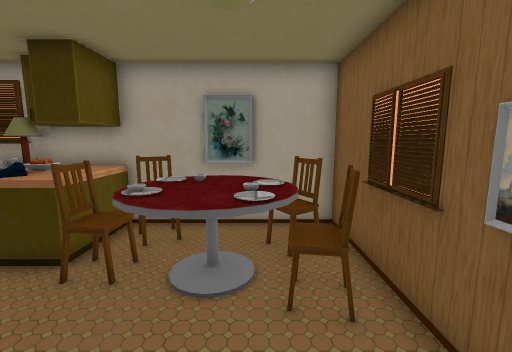
View 1 (above)

13 first-person views from a walk through a 3-D level made in the Unity game engine. The camera is 1.4 m above the floor, tilts 8° down and sees 90° across. The floor is counted in squares, 0.5 m on a side. Each view is taken from the middle of a square. On the plan, view 1 faces up. The plan holds only what a view shows up to about 19 squares ahead; the rest is blank. The place goes on beyond the plan. The player is left out. Some surface patterns are stand-ins.

View 2
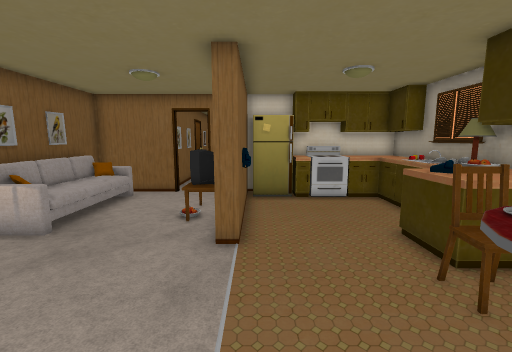

View 3
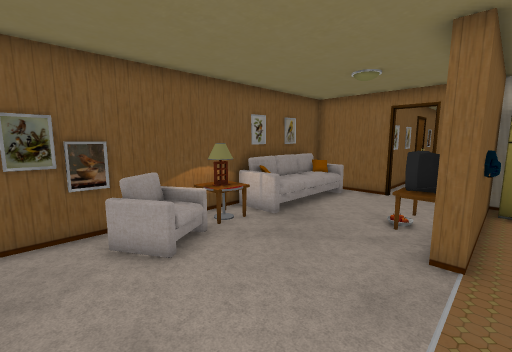

View 4
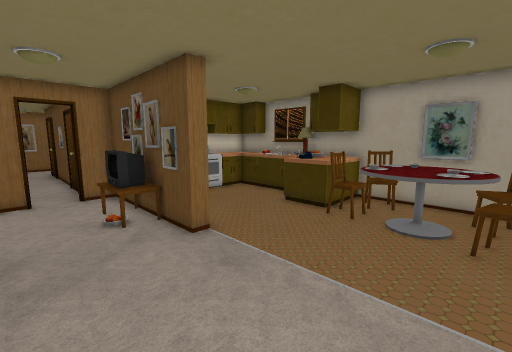

View 5
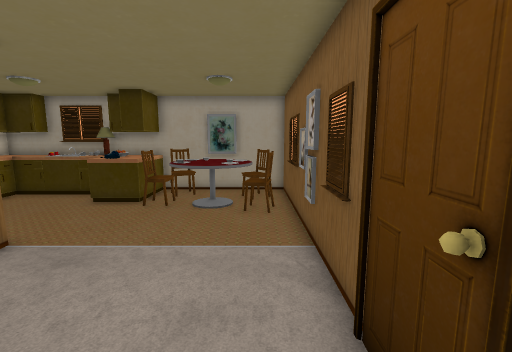

View 6
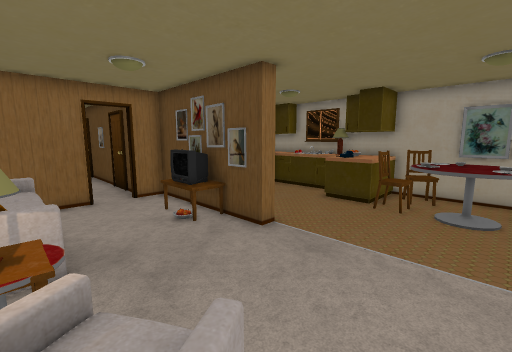

View 7
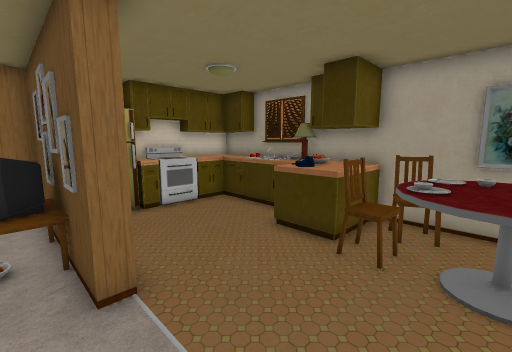

View 8
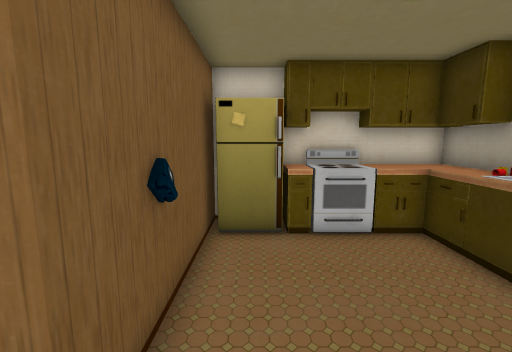

View 9
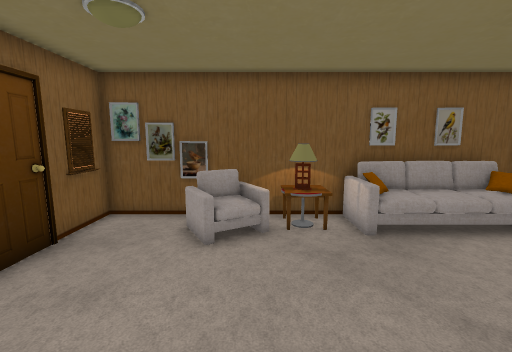

View 10
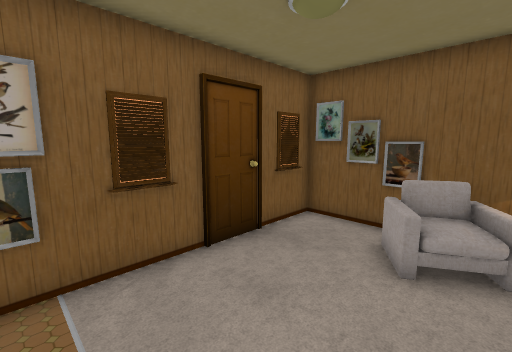

View 11
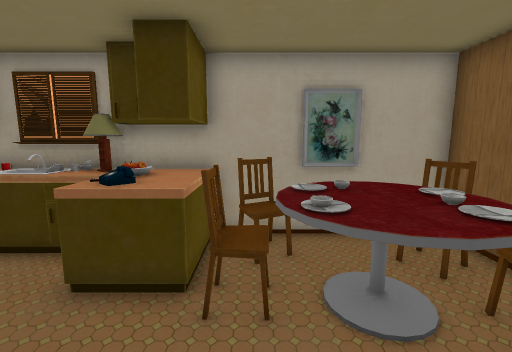

View 12
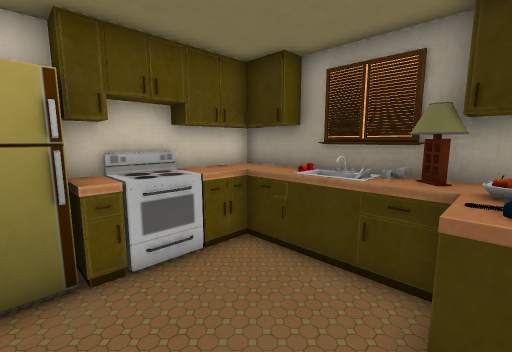

View 13
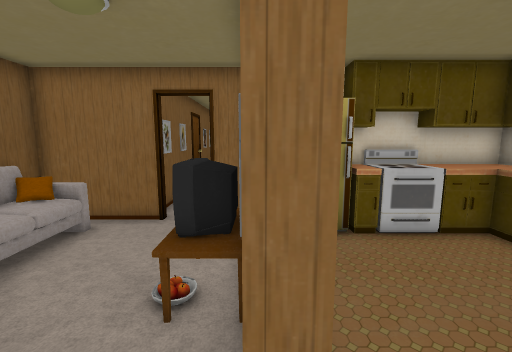

### Floor plan
Key: @ floor where view 1 was taken; # wall or solid block; . floor; = window, fence, low wall or low ledge; ^ raised ledge; O other object.
Columns run from 13 left of view 1 to 3 right of it. Each row starts with its distance up from view 1.
  9 #############
  8 #OO# #OOOOOO#####
  7 #OO###OOOOOOOOO.#
  6 #OO....OOOOOOOOO#
  5 #^=....OOOOOOOO##
  4 ###........OOOOO#
  3 #OO.........O..=#
  2 #OO............##
  1 #OO#####.......##
  0 ###OOO##.....@.=#
 -1 #..OOO.........##
 -2 #..............##
 -3 #..............#
 -4 #..............#
 -5 #=.....O...OO..#
 -6 ##OOOOOOOOOOO..#
 -7  #####OOOOOO####
 -8      ########

Positions as (right, up) in squares from view 1, and headings:
1: (0, 0), facing up
2: (1, 1), facing left
3: (1, 1), facing down-left
4: (1, -4), facing up-left
5: (1, -6), facing up
6: (0, -6), facing up-left
7: (-1, -1), facing up-left
8: (-4, 2), facing left
9: (-3, 2), facing down
10: (-3, 1), facing down-right
11: (-3, 1), facing up
12: (-6, 2), facing up-left
13: (-4, 0), facing left
